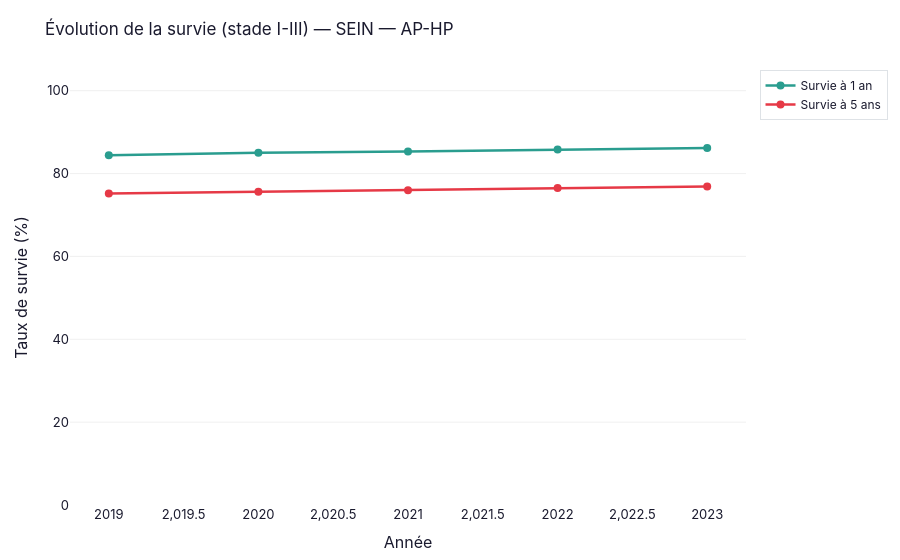

Notebook source saved alongside this figure:
### Code cell
fig_surv_evo = survival_evolution(surv, ENTITY, APPAREIL, stade='I-III')
fig_surv_evo.show()

### Figure 1 — Plotly figure (JSON) as saved in the notebook; plotly's stock layout.template omitted (floating-point values rounded to 4 significant figures)
{"data": [{"hovertemplate": "Survie 1 an : %{y}%<extra></extra>", "line": {"color": "#2A9D8F", "width": 2.5}, "marker": {"size": 8}, "mode": "lines+markers", "name": "Survie à 1 an", "type": "scatter", "x": [2019, 2020, 2021, 2022, 2023], "y": [84.4, 85.0, 85.3, 85.8, 86.2]}, {"hovertemplate": "Survie 5 ans : %{y}%<extra></extra>", "line": {"color": "#E63946", "width": 2.5}, "marker": {"size": 8}, "mode": "lines+markers", "name": "Survie à 5 ans", "type": "scatter", "x": [2019, 2020, 2021, 2022, 2023], "y": [75.2, 75.6, 76.0, 76.5, 76.9]}], "layout": {"font": {"color": "#1A1A2E", "family": "Inter, Arial, sans-serif", "size": 13}, "hovermode": "x unified", "legend": {"bgcolor": "rgba(255,255,255,0.95)", "bordercolor": "#DEE2E6", "borderwidth": 1, "font": {"size": 12}}, "margin": {"b": 50, "l": 70, "r": 30, "t": 70}, "paper_bgcolor": "white", "plot_bgcolor": "white", "title": {"font": {"size": 17}, "text": "Évolution de la survie (stade I-III) — SEIN — AP-HP"}, "xaxis": {"showgrid": false, "title": {"text": "Année"}, "zeroline": false}, "yaxis": {"gridcolor": "#F0F0F0", "range": [0, 105], "showgrid": true, "title": {"text": "Taux de survie (%)"}, "zeroline": false}}}
